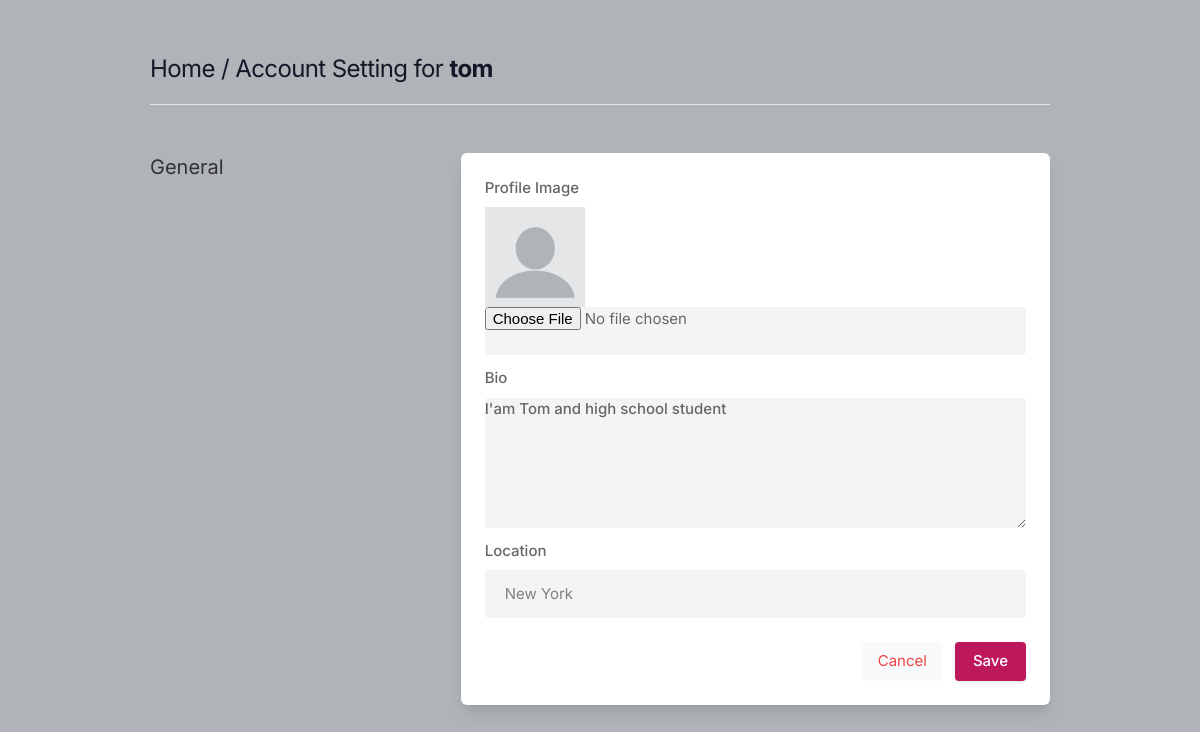
The page /settings (signed in) on the database its author committed.
### core/models.py (models this page shows, shortened)
class Profile(models.Model):
    user = models.ForeignKey(User, on_delete=models.CASCADE)
    id_user = models.IntegerField()
    bio = models.TextField(blank=True)
    profileimg = models.ImageField(upload_to='profile_images', default='blank-profile-picture.png')
    location = models.CharField(max_length=100, blank=True)

### core/views.py (the view, shortened to what this page needs)
# urls.py: path('settings', views.settings, name='settings'),
@login_required(login_url='signin')
def settings(request):
    user_profile = Profile.objects.get(user=request.user)
    return render(request, "setting.html", {'user_profile': user_profile})

### templates/setting.html (shortened to what this page needs)
{% load static %}
<!DOCTYPE html>
<html lang="en">
<head>
    <link rel="stylesheet" href="{% static 'assets/css/icons.css' %}">
    <link rel="stylesheet" href="{% static 'assets/css/uikit.css' %}">
    <link rel="stylesheet" href="{% static 'assets/css/style.css' %}">
    <link rel="stylesheet" href="{% static 'assets/css/tailwind.css' %}">
</head>
<body>
            <div class="container m-auto">
                <h1 class="text-2xl leading-none text-gray-900 tracking-tight mt-3"><a href="/">Home</a> / Account Setting for <b>{{user.username}}</b> </h1>
                <br>
                <hr>
                <div class="grid lg:grid-cols-3 mt-12 gap-8">
                    <div>
                        <h3 class="text-xl mb-2"> General</h3>
                    </div>
                    <div class="bg-white rounded-md lg:shadow-lg shadow col-span-2">
                    <form action="" method="POST" enctype="multipart/form-data">
                       <div class="grid grid-cols-2 gap-3 lg:p-6 p-4">
                        <div class="col-span-2">
                            <label for=""> Profile Image</label>
                            <img width="100" height="100" src="{{user_profile.profileimg.url}}"/>
                            <input type="file" name="image" value="" class="shadow-none bg-gray-100">
                        </div>
                            <div class="col-span-2">
                                <label for="about">Bio</label>
                                <textarea id="about" name="bio" rows="3"  class="shadow-none bg-gray-100">{{user_profile.bio}}</textarea>
                            </div>
                            <div class="col-span-2">
                                <label for=""> Location</label>
                                <input type="text" value="{{user_profile.location}}" name="location" placeholder="" class="shadow-none bg-gray-100">
                            </div>
                       </div>
                       <div class="bg-gray-10 p-6 pt-0 flex justify-end space-x-3">
                           <button class="p-2 px-4 rounded bg-gray-50 text-red-500"><a href="/">Cancel</a></button>
                           <button type="submit" class="button bg-blue-700"> Save </button>
                       </div>
                    </form>
                    </div>
                    </div>
                    <br>
                </div>
</body>
</html>

### static/assets/css/style.css (style rules this page uses)
body { background-color: #B0B3B8!important; }
button { vertical-align: middle; }
span.button, button.button { background-color: #be185d; top: 0; color: #fff; position: relative; padding: 8px 18px; line-height: 22px; position: relative; font-weight: 500; font-size: 15px; display: inline-block; -webkit-transition: all 0.2s ease-in-out; transition: all 0.2s ease-in-out; cursor: pointer; overflow: hidden; border: none; border-radius: 4px; -webkit-box-shadow: 0 1px 3px rgba(0, 0, 0, 0.1); box-shadow: 0 1px 3px rgba(0, 0, 0, 0.1); }
input { height: 48px; line-height: 48px; padding: 0 20px; outline: none; font-size: 15px; color: #808080; max-width: 100%; width: 100%; -webkit-box-sizing: border-box; box-sizing: border-box; display: block; font-weight: 400; opacity: 1; border-radius: 4px; border: none; -webkit-box-shadow: 0 1px 4px 0px rgba(0, 0, 0, 0.12); box-shadow: 0 1px 4px 0px rgba(0, 0, 0, 0.12); }
input[type="text"], input[type="password"], input[type="email"], input[type="number"] { height: 48px; line-height: 48px; padding: 0 20px; outline: none; font-size: 15px; color: #808080; max-width: 100%; width: 100%; -webkit-box-sizing: border-box; box-sizing: border-box; display: block; font-weight: 400; opacity: 1; border-radius: 4px; border: none; -webkit-box-shadow: 0 1px 4px 0px rgba(0, 0, 0, 0.12); box-shadow: 0 1px 4px 0px rgba(0, 0, 0, 0.12); }
textarea { height: 48px; line-height: 48px; padding: 0 20px; outline: none; font-size: 15px; color: #808080; margin: 0 0 16px 0; max-width: 100%; width: 100%; -webkit-box-sizing: border-box; box-sizing: border-box; display: block; background-color: #fff; font-weight: 500; opacity: 1; border-radius: 4px; border: none; -webkit-box-shadow: 0 1px 4px 0px rgba(0, 0, 0, 0.12); box-shadow: 0 1px 4px 0px rgba(0, 0, 0, 0.12); }
input { -webkit-transition: all 0.1s ease-in-out; transition: all 0.1s ease-in-out; }
::placeholder { color: #808080; opacity: 1; }
textarea { height: auto; line-height: 27px; padding: 20px; min-height: 130px; -webkit-transition: none !important; transition: none !important; min-width: 100%; }
label, legend { display: block; font-weight: bold; font-size: 15px; font-weight: 500; margin-bottom: 8px; }
button { border: none; margin: 0; padding: 0; width: auto; overflow: visible; background: transparent; color: inherit; font: inherit; line-height: normal; cursor: pointer; }
a { color: #be185d; -webkit-transition: 0.3s; transition: 0.3s; outline: none !important; }
button { outline: none !important; }
img { max-width: 100%; }
body { color: #666; font-size: 15px; line-height: 27px; background-color: #f0f2f5; font-family: "Inter", sans-serif; text-transform: none; }
h1, h2, h3, h4, h5, h6 { font-family: "Inter", sans-serif; text-transform: none; }
input[type="text"], input[type="password"], input[type="email"] { font-family: "Inter", sans-serif; text-transform: none; }
textarea, select { font-family: "Inter", sans-serif; text-transform: none; }
button, body .pac-container { font-family: "Inter", sans-serif; text-transform: none; }
h1, h2, h3, h4, h5, h6 { color: #333; font-weight: 500; margin: 0; padding: 0; }
h1 { font-size: 32px; }
h3 { font-size: 22px; }
b, strong { font-weight: 700 !important; }
@media (min-width: 1024px) { .container { max-width: 900px !important; padding-top: 45px; } }
.shadow-none { -webkit-box-shadow: none !important; box-shadow: none !important; }

### rows shown on the page
Profile: profileimg (placeholder picture), bio "I'am Tom and high school student", location "New York"

### other values the page prints
{{ user.username }} "tom"
